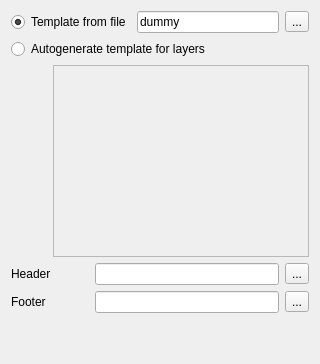
     <widget class="QWidget" name="tabTemplate">
      <attribute name="title">
       <string>Template</string>
      </attribute>
      <layout class="QGridLayout" name="gridLayout_7">
       <item row="0" column="0" colspan="3">
        <widget class="QRadioButton" name="checkTmplFromFile">
         <property name="toolTip">
          <string>Forces labels on, regardless of collisions. Available only for cached labels.</string>
         </property>
         <property name="text">
          <string>Template from file</string>
         </property>
         <property name="checked">
          <bool>true</bool>
         </property>
        </widget>
       </item>
       <item row="0" column="3">
        <widget class="QLineEdit" name="txtTemplatePath">
         <property name="toolTip">
          <string>Name for the map file to be created from the QGIS project file</string>
         </property>
         <property name="text">
          <string notr="true">dummy</string>
         </property>
        </widget>
       </item>
       <item row="0" column="4">
        <widget class="QToolButton" name="btnChooseTemplate">
         <property name="text">
          <string>...</string>
         </property>
        </widget>
       </item>
       <item row="1" column="0" colspan="4">
        <widget class="QRadioButton" name="checkGenerateTmpl">
         <property name="toolTip">
          <string>Forces labels on, regardless of collisions. Available only for cached labels.</string>
         </property>
         <property name="text">
          <string>Autogenerate template for layers</string>
         </property>
        </widget>
       </item>
       <item row="2" column="0">
        <spacer name="horizontalSpacer_2">
         <property name="orientation">
          <enum>Qt::Horizontal</enum>
         </property>
         <property name="sizeType">
          <enum>QSizePolicy::Fixed</enum>
         </property>
         <property name="sizeHint" stdset="0">
          <size>
           <width>20</width>
           <height>20</height>
          </size>
         </property>
        </spacer>
       </item>
       <item row="2" column="1" colspan="4">
        <widget class="QTableView" name="templateTable">
         <property name="enabled">
          <bool>false</bool>
         </property>
        </widget>
       </item>
       <item row="3" column="0" colspan="2">
        <widget class="QLabel" name="label_2">
         <property name="text">
          <string>Header</string>
         </property>
        </widget>
       </item>
       <item row="3" column="2" colspan="2">
        <widget class="QLineEdit" name="txtTmplHeaderPath">
         <property name="toolTip">
          <string>Name for the map file to be created from the QGIS project file</string>
         </property>
         <property name="text">
          <string notr="true"/>
         </property>
        </widget>
       </item>
       <item row="3" column="4">
        <widget class="QToolButton" name="btnChooseTmplHeader">
         <property name="text">
          <string>...</string>
         </property>
        </widget>
       </item>
       <item row="4" column="0" colspan="2">
        <widget class="QLabel" name="label_3">
         <property name="text">
          <string>Footer</string>
         </property>
        </widget>
       </item>
       <item row="4" column="2" colspan="2">
        <widget class="QLineEdit" name="txtTmplFooterPath">
         <property name="toolTip">
          <string>Name for the map file to be created from the QGIS project file</string>
         </property>
         <property name="text">
          <string notr="true"/>
         </property>
        </widget>
       </item>
       <item row="4" column="4">
        <widget class="QToolButton" name="btnChooseTmplFooter">
         <property name="text">
          <string>...</string>
         </property>
        </widget>
       </item>
       <item row="5" column="0" colspan="5">
        <spacer name="verticalSpacer_3">
         <property name="orientation">
          <enum>Qt::Vertical</enum>
         </property>
         <property name="sizeHint" stdset="0">
          <size>
           <width>20</width>
           <height>40</height>
          </size>
         </property>
        </spacer>
       </item>
      </layout>
     </widget>
